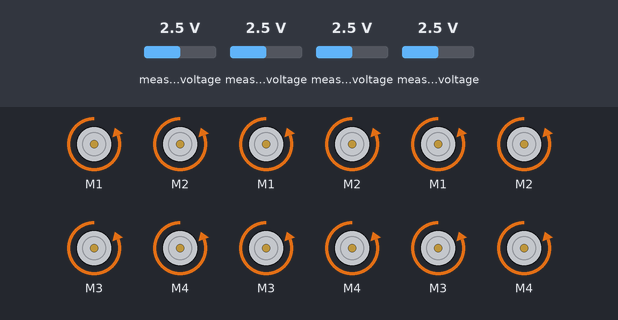
This sketch was run on a simulated Arduino Uno, built with avr-gcc and run on an emulated ATmega328P. On the bench: 12 × DC motor (green arrow = forward, orange = backward, longer = faster). Inputs (shaded band) come from the test bench; at power-on: measured voltage 2.5 V. The ROS host is connected and sends only what is stated.

Above: at 1.2 s.
1.3 s: measured voltage (sensor 200) set to 0.1 V
At 2.4 s:
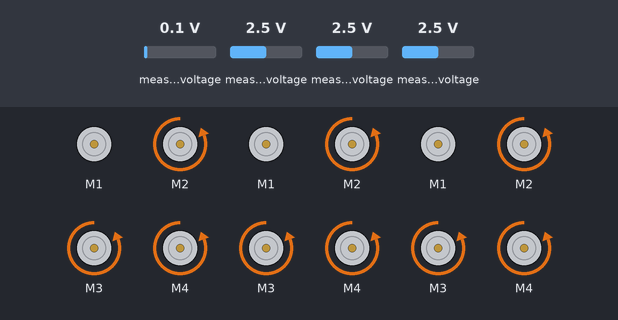
2.8 s: measured voltage (sensor 201) set to 0.1 V
At 3.9 s:
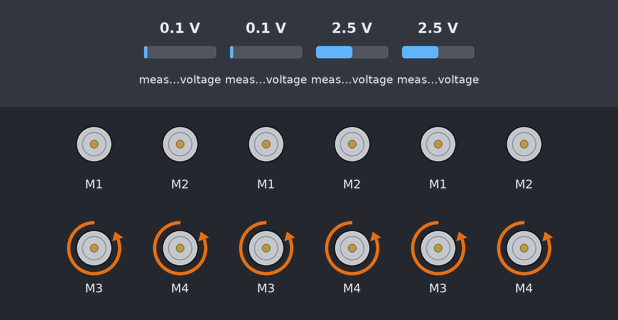
4.3 s: measured voltage (sensor 202) set to 0.1 V
At 5.5 s:
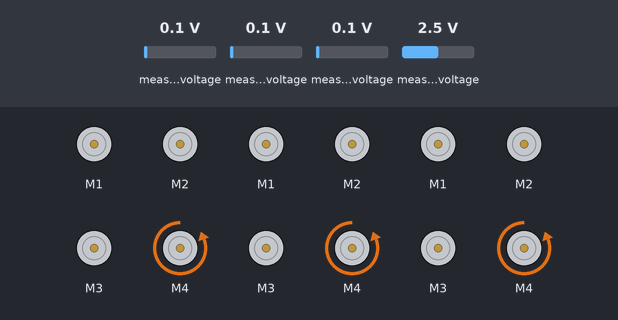
5.8 s: measured voltage (sensor 203) set to 0.1 V
At 7.0 s:
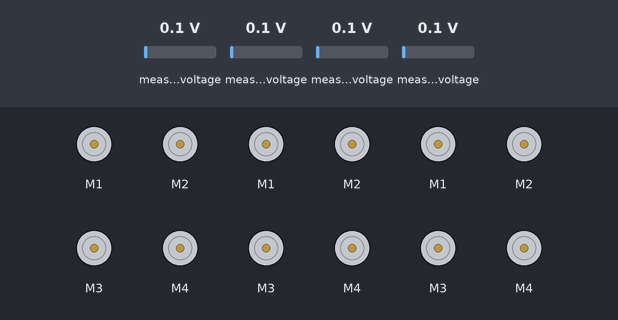
7.3 s: measured voltage (sensor 200) set to 1.2 V
At 8.4 s:
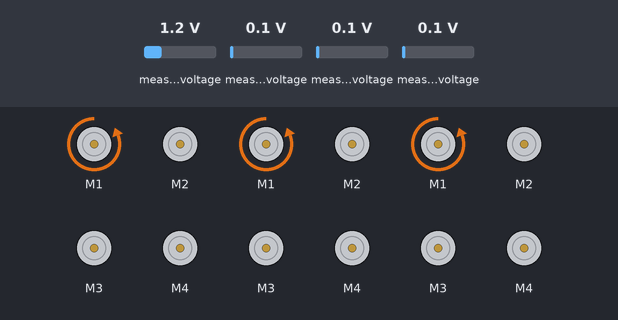
8.8 s: measured voltage (sensor 201) set to 1.2 V
At 9.7 s:
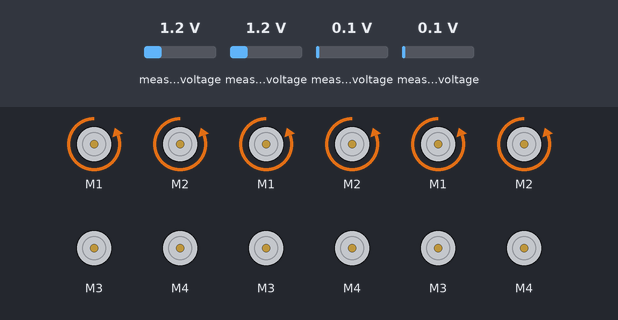
Timing chart, 0 to 11.3 s (numbered marks = the images above; inputs shaded):
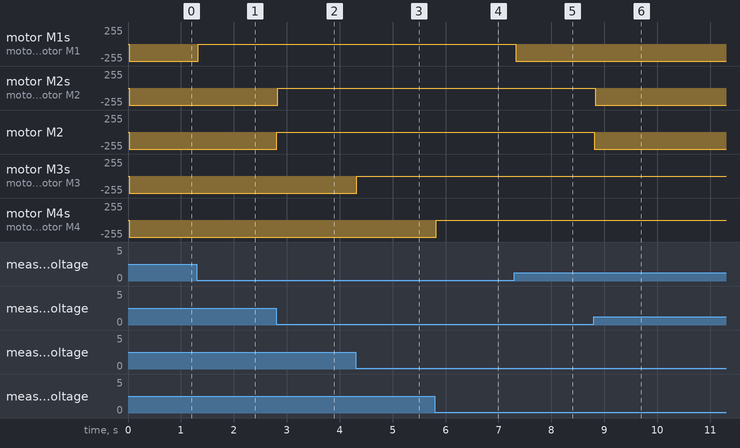

Measured:
- after the input at 1.3 s, motor M1, motor M1, motor M1: backward 255/255 → stopped at once
- after the input at 2.8 s, motor M2, motor M2, motor M2: backward 255/255 → stopped at once
- after the input at 4.3 s, motor M3, motor M3, motor M3: backward 255/255 → stopped at once
- after the input at 5.8 s, motor M4, motor M4, motor M4: backward 255/255 → stopped at once
- after the input at 7.3 s, motor M1, motor M1, motor M1: stopped → backward 255/255 at once
- after the input at 8.8 s, motor M2, motor M2, motor M2: stopped → backward 255/255 at once

The sketch:

delta-hand-servo-rosserial.ino
```cpp
#include <Wire.h>
#include <Adafruit_MotorShield.h>
#include <Adafruit_ADS1X15.h>
#include <math.h>

#define USE_USBCON

#include <ros.h>
#include <std_msgs/Float32MultiArray.h>


#define NUM_MOTORS 12
#define MY_ID 0
#define CPU_HZ 48000000
#define TIMER_PRESCALER_DIV 1024

// MC1 (60) - ADC1 (49); MC2(62) - ADC0 (48);
// ################################## Feather MC and ADC Libraries INIT #####################3
Adafruit_MotorShield MC0 = Adafruit_MotorShield(0x62);
Adafruit_MotorShield MC1 = Adafruit_MotorShield(0x60);
Adafruit_MotorShield MC2 = Adafruit_MotorShield(0x61);

Adafruit_DCMotor *MC0_M1 = MC0.getMotor(1);
Adafruit_DCMotor *MC0_M2 = MC0.getMotor(2);
Adafruit_DCMotor *MC0_M3 = MC0.getMotor(3);
Adafruit_DCMotor *MC0_M4 = MC0.getMotor(4);
Adafruit_DCMotor *MC1_M1 = MC1.getMotor(1);
Adafruit_DCMotor *MC1_M2 = MC1.getMotor(2);
Adafruit_DCMotor *MC1_M3 = MC1.getMotor(3);
Adafruit_DCMotor *MC1_M4 = MC1.getMotor(4);
Adafruit_DCMotor *MC2_M1 = MC2.getMotor(1);
Adafruit_DCMotor *MC2_M2 = MC2.getMotor(2);
Adafruit_DCMotor *MC2_M3 = MC2.getMotor(3);
Adafruit_DCMotor *MC2_M4 = MC2.getMotor(4);

Adafruit_DCMotor* motors[NUM_MOTORS] = {MC0_M1,MC0_M2,MC1_M1,// 1st robot
                                        MC1_M2,MC2_M1,MC2_M2,// 2nd robot
                                        MC2_M3,MC2_M4,MC1_M3,// 3rd robot
                                        MC1_M4,MC0_M3,MC0_M4,// 4th robot
                                        };


Adafruit_ADS1015 ADC2;
Adafruit_ADS1015 ADC1;
Adafruit_ADS1015 ADC0;

Adafruit_ADS1015* adcs[NUM_MOTORS] = {&ADC2, &ADC2, &ADC1,//1st robot
                                      &ADC1, &ADC0, &ADC0,//2nd robot
                                      &ADC0, &ADC0, &ADC1,//3rd robot
                                      &ADC1, &ADC2, &ADC2,//4th robot
                                      };

int channels[NUM_MOTORS] = {0,1,0,//1st robot
                            1,0,1,//2nd robot
                            2,3,2,//3rd robot
                            3,2,3,//4th robot
                            };

int motor_val[NUM_MOTORS] = {0, 0, 0, 0, 0, 0, 0, 0, 0, 0, 0, 0};

float desired_joint_positions[NUM_MOTORS];
float desired_joint_velocities[NUM_MOTORS];

float joint_positions[NUM_MOTORS] = {0.0, 0.0, 0.0, 0.0, 0.0, 0.0, 0.0, 0.0, 0.0, 0.0, 0.0, 0.0};
float joint_velocities[NUM_MOTORS] = {0.0, 0.0, 0.0, 0.0, 0.0, 0.0, 0.0, 0.0, 0.0, 0.0, 0.0, 0.0};

float last_joint_positions[NUM_MOTORS] = {0.0, 0.0, 0.0, 0.0, 0.0, 0.0, 0.0, 0.0, 0.0, 0.0, 0.0, 0.0};

//#################################### GLOBAL VARIABLES ##################################//

unsigned long current_arduino_time;
unsigned long last_arduino_time;
float time_elapsed;

int sampleTime = 0;


float position_threshold = 0.0005; //0.15mm threshold
float p = 400; //350;//390.0;
float i_pid = 0.0;//0.1;//0.25;
float d = 0.0;//3.75;// 0.5

float last_joint_errors[NUM_MOTORS] = {0.0, 0.0, 0.0, 0.0, 0.0, 0.0, 0.0, 0.0, 0.0, 0.0, 0.0, 0.0};
float joint_errors[NUM_MOTORS] = {0.0, 0.0, 0.0, 0.0, 0.0, 0.0, 0.0, 0.0, 0.0, 0.0, 0.0, 0.0};
float total_joint_errors[NUM_MOTORS] = {0.0, 0.0, 0.0, 0.0, 0.0, 0.0, 0.0, 0.0, 0.0, 0.0, 0.0, 0.0};

// ### publish joint states with ros
ros::NodeHandle nh;
std_msgs::Float32MultiArray joint_msg;
ros::Publisher chatter("deltaJointState", &joint_msg);

void controlCallback(const std_msgs::Float32MultiArray& control_msg){
  bool reset = control_msg.data[0] > 0.5;
  bool stop_control = control_msg.data[1] > 0.5;
  bool start_control = control_msg.data[2] > 0.5;
  bool position_control = control_msg.data[3] > 0.5;
//
  if (reset){
      resetJoints();
  }
  if (stop_control){
      stopJoints();
  }
  if (start_control){
      startJoints();
  }
  if (position_control){
    for(int j = 0; j < NUM_MOTORS; j++)
    {
      desired_joint_positions[j] = control_msg.data[4+j];
    }
  }
}

ros::Subscriber<std_msgs::Float32MultiArray> sub("deltaControl", controlCallback);

// whether the motors are able to move
bool move_flag = true;

void resetJoints(){
  for(int i = 0; i < NUM_MOTORS; i++)
  {
    desired_joint_positions[i] = 0.001;
  }
}

void stopJoints(){
  move_flag = false;
  // Turn off all motors
  for(int i = 0; i < NUM_MOTORS; i++)
  {
    if(motors[i] != NULL){
      motors[i]->setSpeed(0);
      motors[i]->run(RELEASE);
    }
  }
}

void startJoints(){
  move_flag = true;
}


void updateJointPositions()
{
    for(int i = 0; i < NUM_MOTORS; i++)
    {
        if(motors[i] != NULL)
        {
            motor_val[i] = adcs[i]->readADC_SingleEnded(channels[i]);
            joint_positions[i] = motor_val[i] * 0.003 * 0.02 / 5.0;
        }
    }
}

void setup()
{
//    Serial.begin(57600);

    // set all the base dc motor control pins to outputs
    MC0.begin();
    MC1.begin();
    MC2.begin();
    // start all the ADCs
    ADC2.begin(0x4A);
    ADC1.begin(0x49);
    ADC0.begin(0x48);

    ADC2.setGain(GAIN_ONE);
    ADC1.setGain(GAIN_ONE);
    ADC0.setGain(GAIN_ONE);

    for(int i=0; i<NUM_MOTORS; i++){
        motors[i]->setSpeed(0);
        motors[i]->run(RELEASE);
    }

    updateJointPositions();
    resetJoints();
    moveDeltaPosition();

    nh.initNode();
    nh.advertise(chatter);
    nh.subscribe(sub);


}

void moveDeltaPosition()
{
  bool reached_point = true;
  for(int i = 0; i < NUM_MOTORS; i++)
  {
    if(motors[i]!=NULL)
    {
      joint_errors[i] = joint_positions[i] - desired_joint_positions[i];
      if(fabs(joint_errors[i]) > position_threshold)
      {
        reached_point = false;
      }
    }
  }

  if(reached_point==false and move_flag==true)
  {
    for(int i = 0; i < NUM_MOTORS; i++)
    {
      if(motors[i] != NULL){
        if(joint_errors[i] > position_threshold)
        {
          float pid = p * joint_errors[i];
          int motor_speed = (int)(min(max(0.0, pid), 1.0) * 255.0); //change it to use duration input
          motors[i]->setSpeed(motor_speed);
          motors[i]->run(BACKWARD);
          joint_velocities[i] = float(motor_speed);
          if(joint_errors[i] < 0.01) {
            total_joint_errors[i] += joint_errors[i];
          }
        }
        else if(joint_errors[i] < -position_threshold)
        {
          float pid = p * joint_errors[i];
          int motor_speed = (int)(min(max(-1.0, pid), 0.0) * -255.0);
          motors[i]->setSpeed(motor_speed);
          motors[i]->run(FORWARD);
          joint_velocities[i] = float(motor_speed);
          if(joint_errors[i] > -0.01) {
            total_joint_errors[i] += joint_errors[i];
          }
        }
        else
        {
          motors[i]->setSpeed(0);
          motors[i]->run(RELEASE);
          joint_velocities[i] = 0.0;
          total_joint_errors[i] += 0.0;
        }
      }
    }
  }
  else
  {
    for(int i = 0; i < NUM_MOTORS; i++)
    {
      if(motors[i] != NULL){
        motors[i]->setSpeed(0);
        motors[i]->run(RELEASE);
        joint_velocities[i] = 0.0;
        total_joint_errors[i] = 0.0;
      }
    }
  }

}

// LOOP CODE
void loop()
{
  updateJointPositions();
  // move to the desired position is it is not finished yet and it is not stopped
  moveDeltaPosition();
  joint_msg.data = joint_positions;
  joint_msg.data_length = NUM_MOTORS;
  chatter.publish(&joint_msg);
  nh.spinOnce();
}
```
